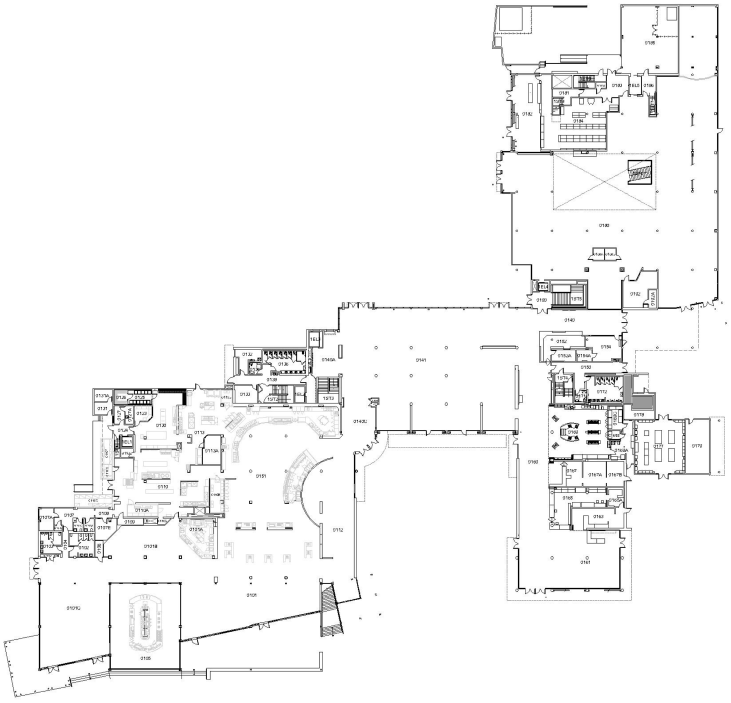
#> input picture demo/hdFloorPlans/Memorial Union.png, 2191 x 2107 px, found by its file name (shown at 1/3 size)
$ python bfs.py
#> lines starting #> are read from the running program, lines starting #| are printed output that depends on the picture; after the words box and inside, x2 and y2 are one past the last pixel; in counts of white or black regions, pixels touching at a corner belong together
import numpy as np
from collections import deque
import matplotlib.pyplot as plt
import time
from PIL import Image

def read_binary_image(image_path):
    """
    Reads a binary image and converts it to a numpy array.
    """
#> called with image_path = 'Code/CutImages/Memorial Union.png'
    img = Image.open(image_path).convert('L')
    binary_img = np.array(img) > 128
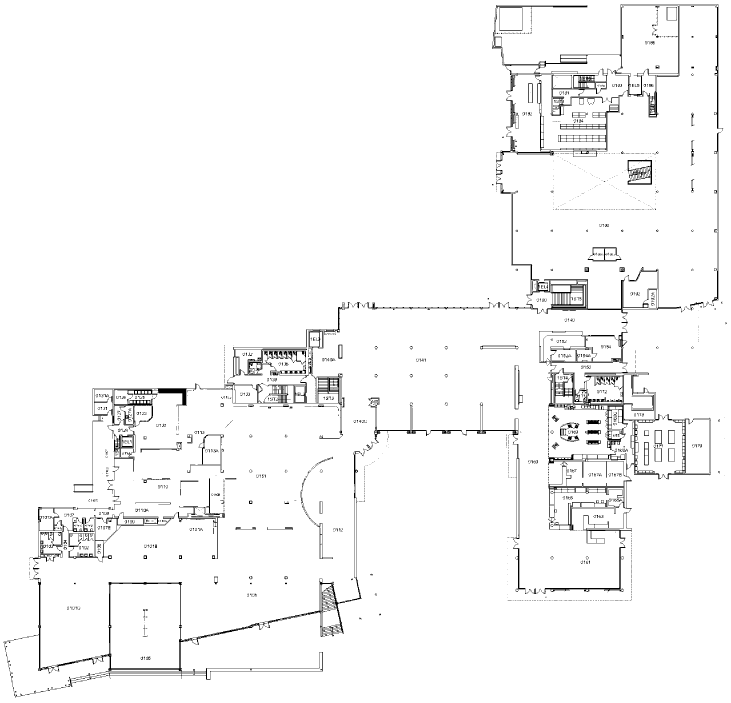
#> binary_img: shape (2107, 2191) bool (shown at 1/3 size); 97% white; black in thin lines or dots
    return binary_img.astype(np.uint8)

def compress_image(binary_img, factor):
    """
    Compresses the binary image by the specified factor.

    Parameters:
    - binary_img (numpy.ndarray): Original binary image.
    - factor (int): Compression factor (e.g., 2 will reduce the resolution by 1/2).

    Returns:
    - numpy.ndarray: Compressed binary image.
    """
#> called with factor = 2
    if factor <= 1:
        return binary_img  # No compression if factor is 1 or less

    compressed_rows = binary_img.shape[0] // factor
#> compressed_rows = 1053
    compressed_cols = binary_img.shape[1] // factor
#> compressed_cols = 1095

    # Downsample by taking the maximum in each block
    compressed_img = binary_img[:compressed_rows * factor, :compressed_cols * factor].reshape(
        compressed_rows, factor, compressed_cols, factor
    ).max(axis=(1, 3))
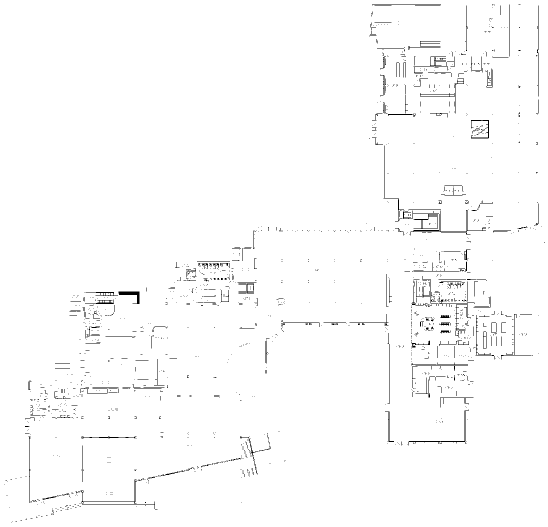
#> compressed_img: shape (1053, 1095) (shown at 1/2 size); values 0 (black) and 1 (white), 98.5% white; black in thin lines or dots

    return compressed_img.astype(np.uint8)

def bfs_shortest_path(binary_img, start, end):
    """
    Performs BFS to find the shortest path in a binary image.

    Parameters:
    - binary_img (numpy.ndarray): Binary image (1 for walkable, 0 for obstacles).
    - start (tuple): Start position (row, col).
    - end (tuple): End position (row, col).

    Returns:
    - list: The shortest path as a list of (row, col) tuples, or an empty list if no path exists.
    """
    rows, cols = binary_img.shape
    queue = deque([start])
    visited = set()
    visited.add(start)
    parent = {}

    while queue:
        current = queue.popleft()

        if current == end:
            # Path found
            return reconstruct_path(parent, start, end)

        row, col = current
        for dr, dc in [(-1, 0), (1, 0), (0, -1), (0, 1), (-1, -1), (1, 1), (-1, 1), (1, -1)]:
            nr, nc = row + dr, col + dc
            neighbor = (nr, nc)

            if (
                0 <= nr < rows and 0 <= nc < cols and
                neighbor not in visited and binary_img[nr, nc] == 1
            ):
                visited.add(neighbor)
                parent[neighbor] = current
                queue.append(neighbor)

    # No path found
    return []

def reconstruct_path(parent, start, end):
    """
    Reconstructs the shortest path from the start to the end using the parent dictionary.
    """
    path = []
    node = end
    while node != start:
        path.append(node)
        node = parent[node]
    path.append(start)
    path.reverse()
    return path

def main():
    # Load binary image
    image_path = "Code/CutImages/Memorial Union.png"  # Replace with your image path
    binary_img = read_binary_image(image_path)
    # Compression factor
    compression_factor = 2  # Change this value to adjust compression
    print(f"Compressing image by a factor of {compression_factor}...")

    # Compress the image
    compressed_img = compress_image(binary_img, compression_factor)

    # Show original and compressed images
    plt.figure(figsize=(12, 6))
    plt.subplot(1, 2, 1)
    plt.title("Original Image")
    plt.imshow(binary_img, cmap='gray')
    plt.subplot(1, 2, 2)
    plt.title(f"Compressed Image (Factor {compression_factor})")
    plt.imshow(compressed_img, cmap='gray')
    plt.show()
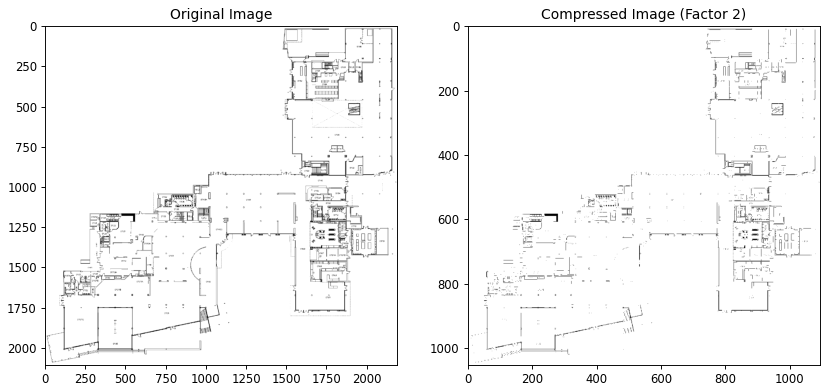
#> figure drawn by matplotlib, 2 panels

    # Define start and end points in the compressed image
    start = (10 // compression_factor, 15 // compression_factor)
    end = (1990 // compression_factor, 1985 // compression_factor)

    print("Performing BFS on the compressed image...")
    start_time = time.time()
    path = bfs_shortest_path(compressed_img, start, end)
#> path = 1067 pairs, first value 5 to 995, second value 7 to 992
    end_time = time.time()

    if path:
        print(f"Path found with length {len(path)} in compressed image.")
#| Path found with length 1067 in compressed image.
    else:
        print("No path found in the compressed image.")

    print(f"Pathfinding completed in {end_time - start_time:.4f} seconds.")

    # Map the path back to the original image coordinates
    if path:
        path_original = [(row * compression_factor, col * compression_factor) for row, col in path]
#> path_original = 1067 pairs, first value 10 to 1990, second value 14 to 1984

        # Plot the path on the original image
        plt.imshow(binary_img, cmap='gray')
        path_rows, path_cols = zip(*path_original)
#> path_rows = 1067 values from 10 to 1990; path_cols = 1067 values from 14 to 1984
        plt.plot(path_cols, path_rows, color='red', linewidth=2, label='Path')
        plt.scatter([15, 1985], [10, 1990], color='blue', s=100, label='Start/End')
        plt.title("Path Mapped Back to Original Image")
        plt.legend()
        plt.show()
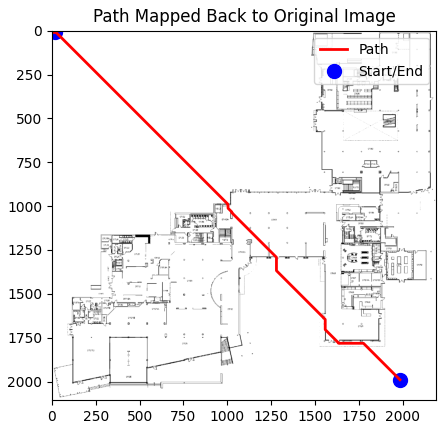
#> figure drawn by matplotlib, 1 panel

if __name__ == "__main__":
    main()

$ run again, with demo/hdFloorPlans/Academic Surge Building.png copied over demo/hdFloorPlans/Memorial Union.png
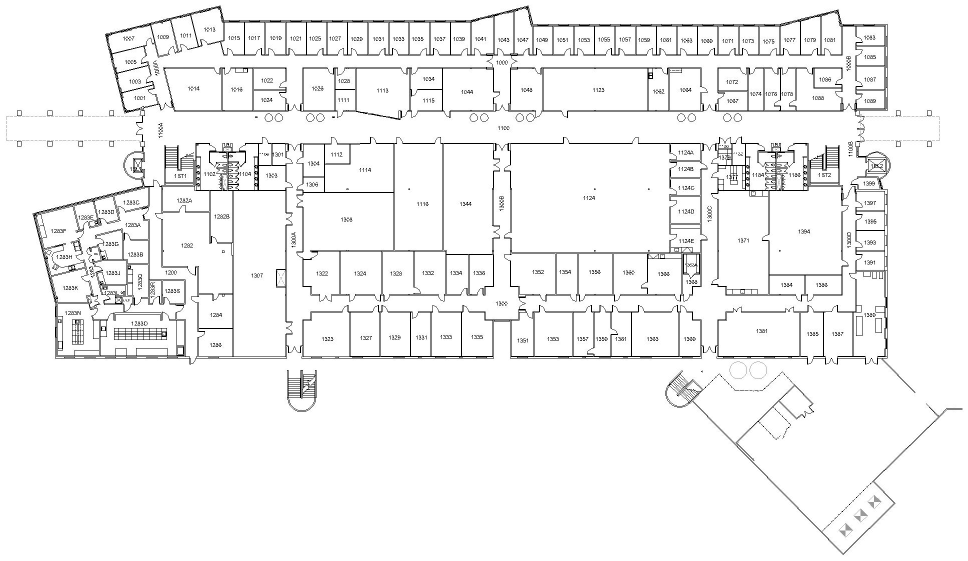
#> input picture demo/hdFloorPlans/Academic Surge Building.png, 1936 x 1122 px, found by its file name (shown at 1/2 size)
#> binary_img: shape (1122, 1936) bool; 95.6% white; black in thin lines or dots
#> in compress_image, `compressed_img = binary_img[:compressed_rows * factor, :compressed_col..`:
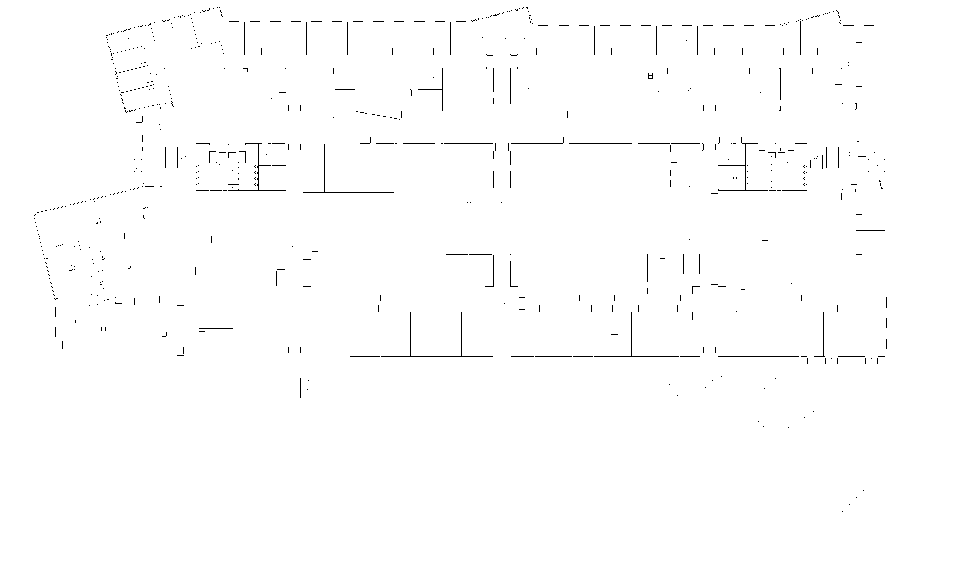
#> compressed_img: shape (561, 968); values 0 (black) and 1 (white), 99.2% white; black in thin lines or dots, all inside (x1, y1, x2, y2) = (34, 7, 887, 512)
#> in main, `plt.show()`:
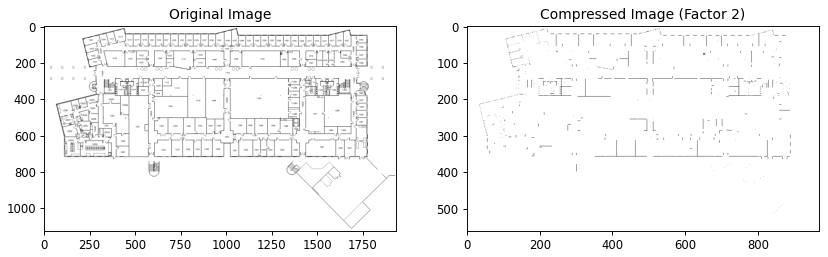
#> figure drawn by matplotlib, 2 panels
#> path = []

$ run again, with demo/hdFloorPlans/Activities and Recreation Center.png copied over demo/hdFloorPlans/Memorial Union.png
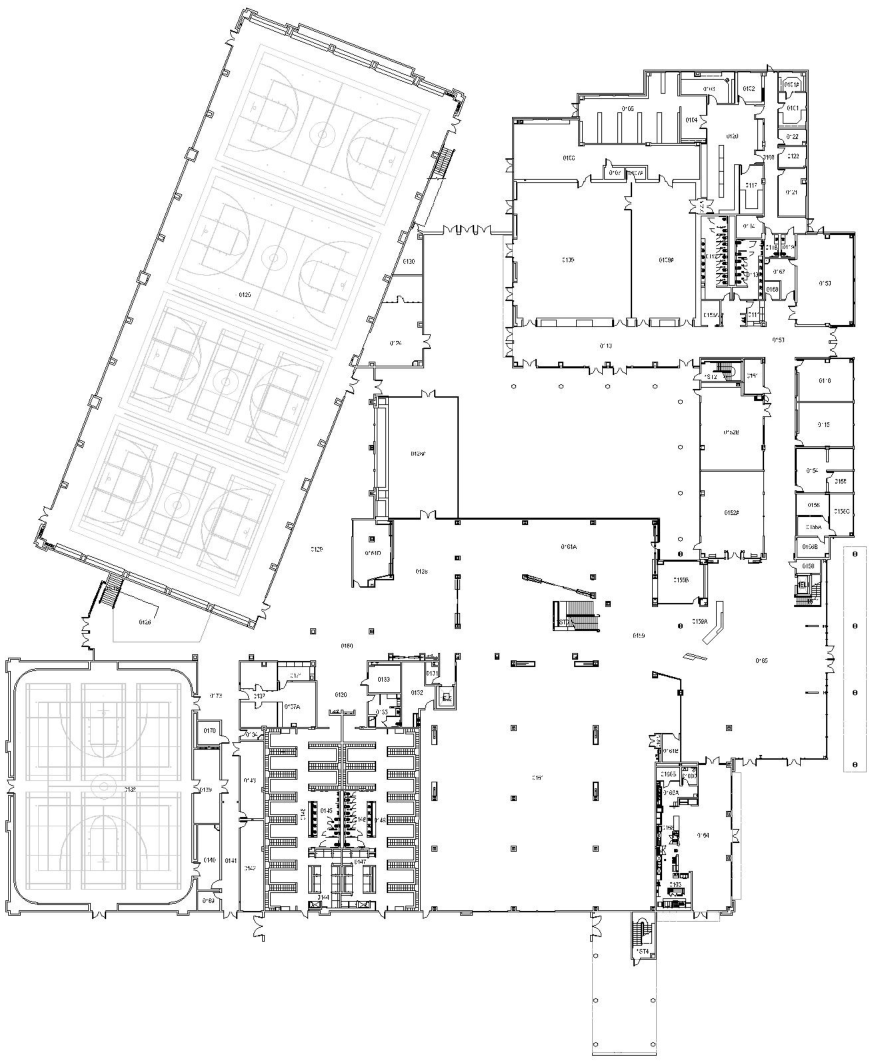
#> input picture demo/hdFloorPlans/Activities and Recreation Center.png, 1744 x 2128 px, found by its file name (shown at 1/2 size)
#> in read_binary_image, `binary_img = np.array(img) > 128`:
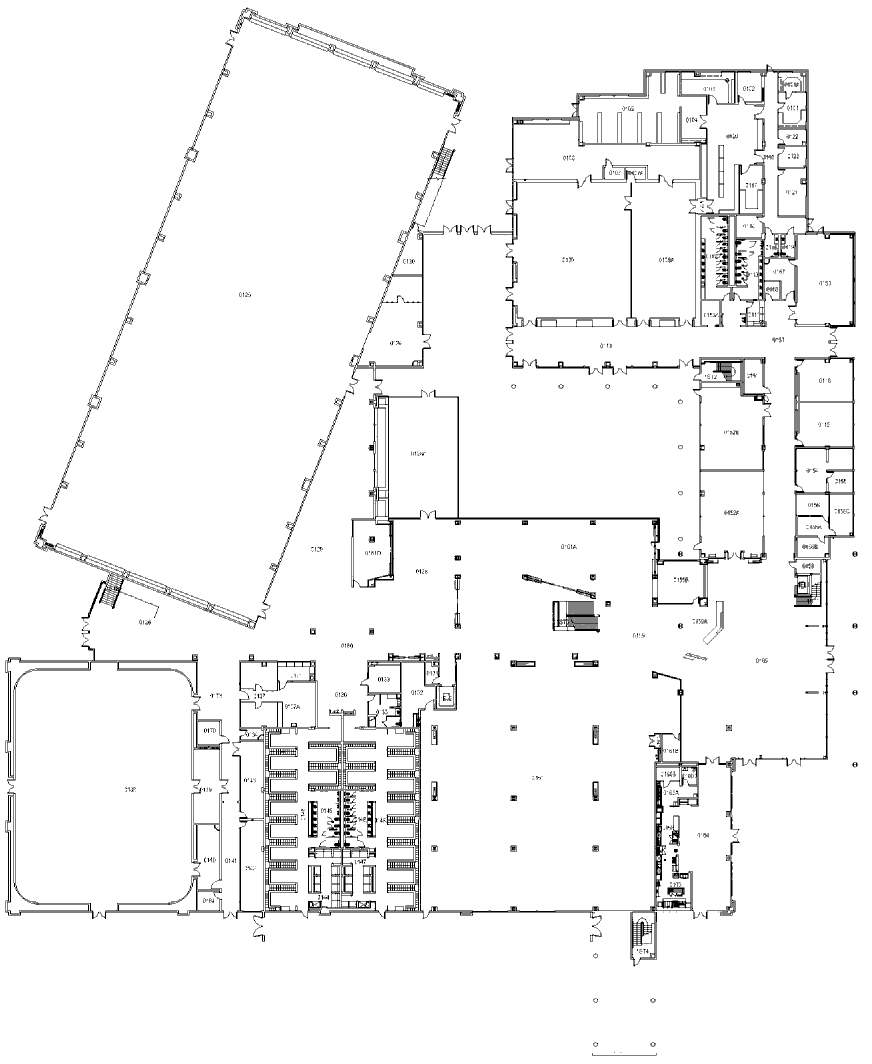
#> binary_img: shape (2128, 1744) bool (shown at 1/2 size); 95.9% white; black in thin lines or dots
#> compressed_img: shape (1064, 872); values 0 (black) and 1 (white), 98.8% white; black in thin lines or dots
#> in main, `plt.show()`:
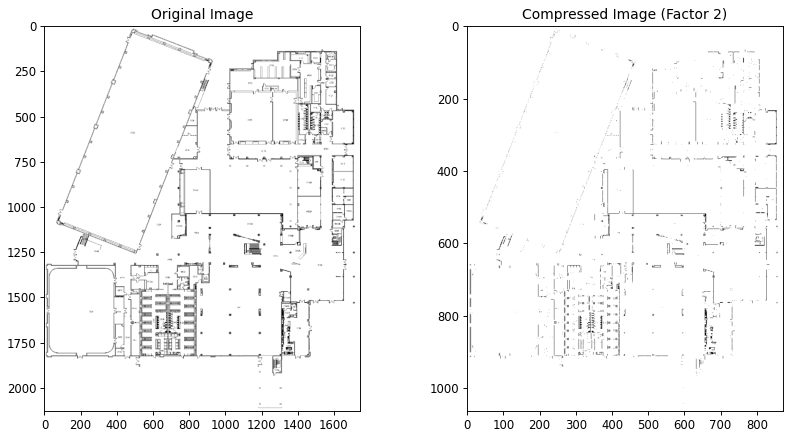
#> figure drawn by matplotlib, 2 panels
#> path = []

$ run again, with demo/hdFloorPlans/Animal Sciences Teaching Facility 1.png copied over demo/hdFloorPlans/Memorial Union.png
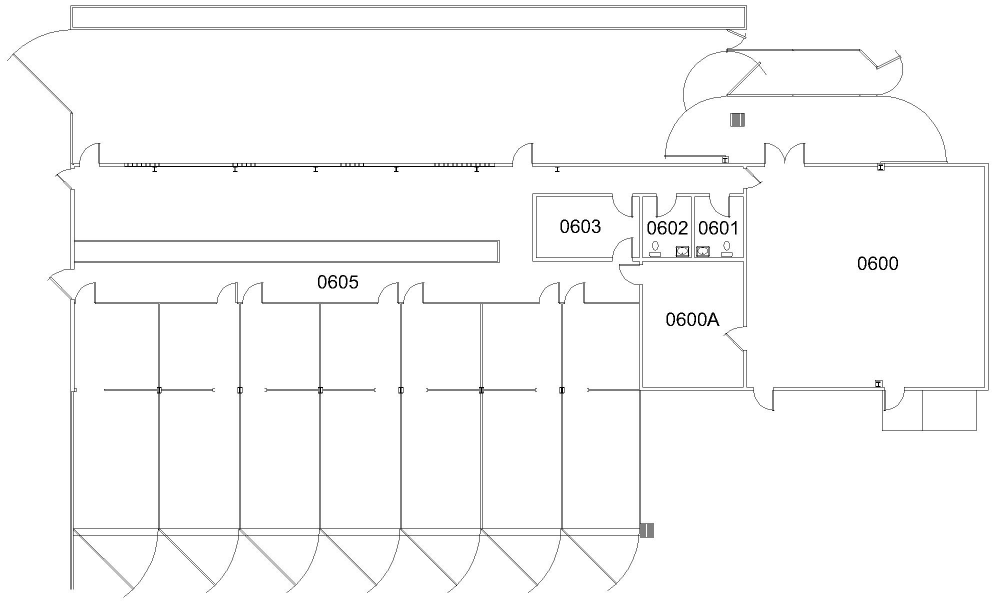
#> input picture demo/hdFloorPlans/Animal Sciences Teaching Facility 1.png, 1988 x 1210 px, found by its file name (shown at 1/2 size)
#> binary_img: shape (1210, 1988) bool; 98% white; black in thin lines or dots
#> in compress_image, `compressed_img = binary_img[:compressed_rows * factor, :compressed_col..`:
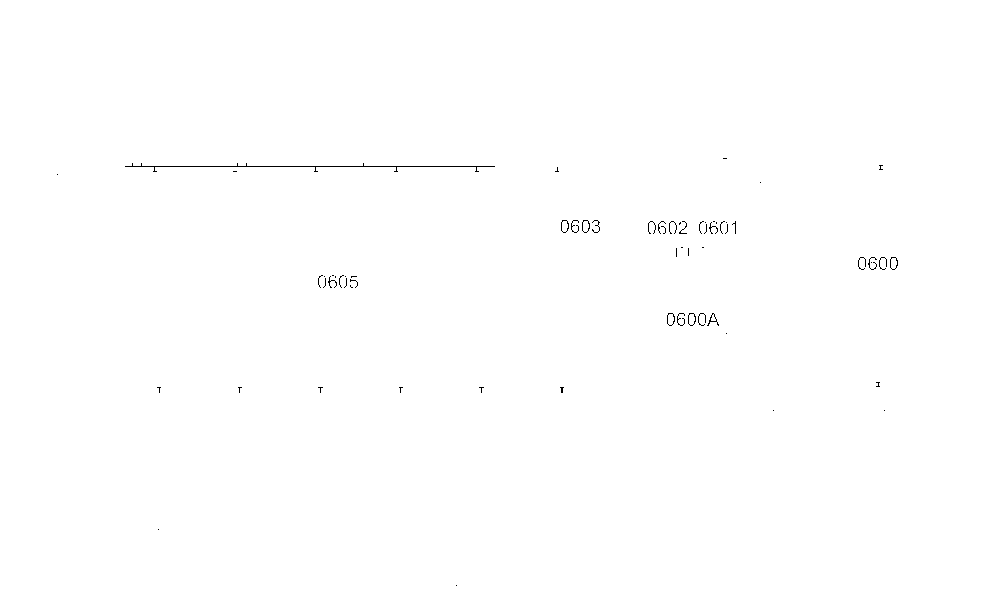
#> compressed_img: shape (605, 994); values 0 (black) and 1 (white), 99.8% white; black in thin lines or dots, all inside (x1, y1, x2, y2) = (57, 158, 898, 586)
#> in main, `plt.show()`:
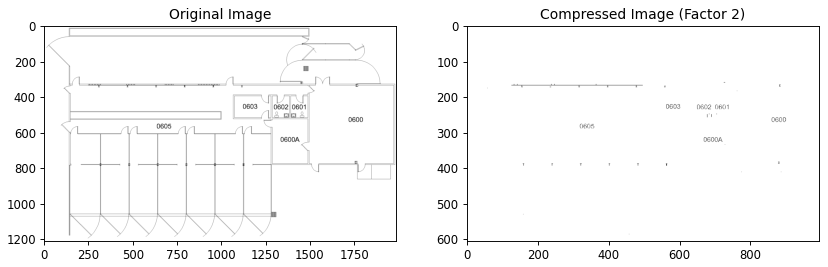
#> figure drawn by matplotlib, 2 panels
#> path = []
